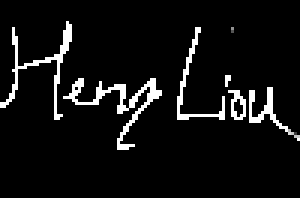
#> input picture sign.png, 100 x 66 px (shown 3 times larger)
$ python main.py   (older library calls are emulated)
#> lines starting #> are read from the running program, lines starting #| are printed output that depends on the picture; after the words box and inside, x2 and y2 are one past the last pixel; in counts of white or black regions, pixels touching at a corner belong together
import cv2
import numpy as np
from collections import deque
import matplotlib.pyplot as plt
name = 'pic3'
# 因為要讀透明層 所以unchanged
sign = cv2.imread('sign.png', cv2.IMREAD_UNCHANGED)
#> sign is the input picture: shape (66, 100, 4); mean B, G, R, A 16.9, 16.9, 16.9, 3.4
image = cv2.imread(f'{name}.jpg')
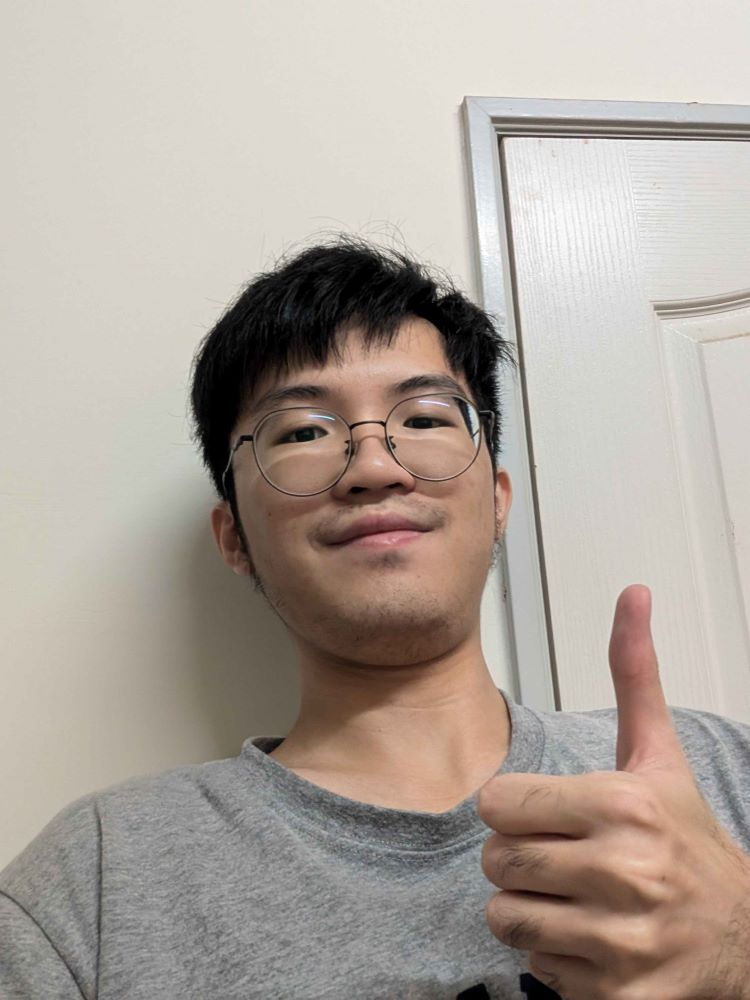
#> input picture pic3.jpg, 750 x 1000 px
#> image is the input picture: shape (1000, 750, 3); mean B, G, R 155.5, 164.1, 174
def canny_edge_detector(image):
     # 先轉灰階
    image = cv2.cvtColor(image, cv2.COLOR_RGB2GRAY)
#> image: shape (1000, 750)
    # 5x5 高斯模糊化
    image = cv2.GaussianBlur(image, (5, 5), 0)
    # 計算 Sobel X 和 Sobel Y 64F 因為可能會有負值
    sobelx = cv2.Sobel(image, cv2.CV_64F, 1, 0, ksize=3)
    sobely = cv2.Sobel(image, cv2.CV_64F, 0, 1, ksize=3)
    # 計算梯度幅值
    image = np.sqrt(sobelx**2 + sobely**2)
    # 計算梯度方向 arctan2 return 範圍[-π, π] tan < 0 = tan + 180
    gradient = np.arctan2(sobely, sobelx) * 180 / np.pi
    gradient[gradient < 0] += 180
    # 生成一個跟image大小相同的0陣列
    temp_image = np.zeros_like(image)
    # Non-maximum suppression
    for i in range(image.shape[0]):
        for j in range(image.shape[1]):
            if (0 <= gradient[i, j] < 22.5) or (157.5 < gradient[i, j] <= 180):
                if (j + 1 < image.shape[1] and image[i, j] > image[i, j + 1]) and (j - 1 >= 0 and image[i, j] > image[i, j - 1]):
                    temp_image[i, j] = image[i, j]
            elif (22.5 <= gradient[i, j] <= 67.5):
                if (i - 1 >= 0 and j - 1 >= 0 and image[i, j] > image[i - 1, j - 1]) and (i + 1 < image.shape[0] and j + 1 < image.shape[1] and image[i, j] > image[i + 1, j + 1]):
                    temp_image[i, j] = image[i, j]
            elif (67.5 < gradient[i, j] < 112.5):
                if (i - 1 >= 0 and image[i, j] > image[i - 1, j]) and (i + 1 < image.shape[0] and image[i, j] > image[i + 1, j]):
                    temp_image[i, j] = image[i, j]
            elif (112.5 <= gradient[i, j] <= 157.5):
                if (i - 1 >= 0 and j + 1 < image.shape[1] and image[i, j] > image[i - 1, j + 1]) and (i + 1 < image.shape[0] and j - 1 >= 0 and image[i, j] > image[i + 1, j - 1]):
                    temp_image[i, j] = image[i, j]
    image = temp_image
    # 雙門檻和連通成份分析 thresholding low,high
    low =  60
    high = 120
    # 連通成份分析
    queue = deque()
    # 紀錄強像素
    for i in range(0, image.shape[0]):
        for j in range(0, image.shape[1]):
            if image[i, j] >= high:
                image[i, j] = 255
                queue.append((i, j))
            elif image[i, j] < low:
                image[i, j] = 0
            else:
                image[i, j] = low
    while queue:
        x, y = queue.popleft()
        # 八連通
        for i in range(-1, 2):
            for j in range(-1, 2):
                if x + i < 0 or x + i >= image.shape[0] or y + j < 0 or y + j >= image.shape[1]:
                    continue
                # 連接到弱像素時，將弱像素設為強像素，並加入queue
                if image[x + i, y + j] == low:
                    image[x + i, y + j] = 255
                    queue.append((x + i, y + j))
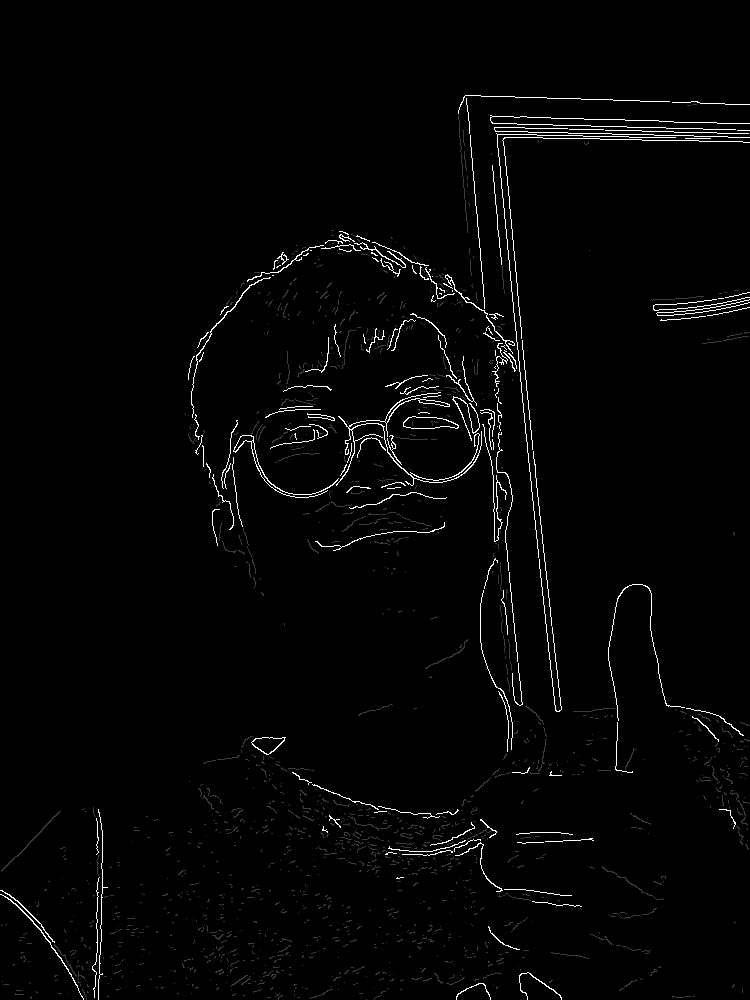
#> image: shape (1000, 750) float64; min 0, max 255, mean 4.7
    # 將非強像素設為0
    for i in range(image.shape[0]):
        for j in range(image.shape[1]):
            if image[i, j] != 255:
                image[i, j] = 0
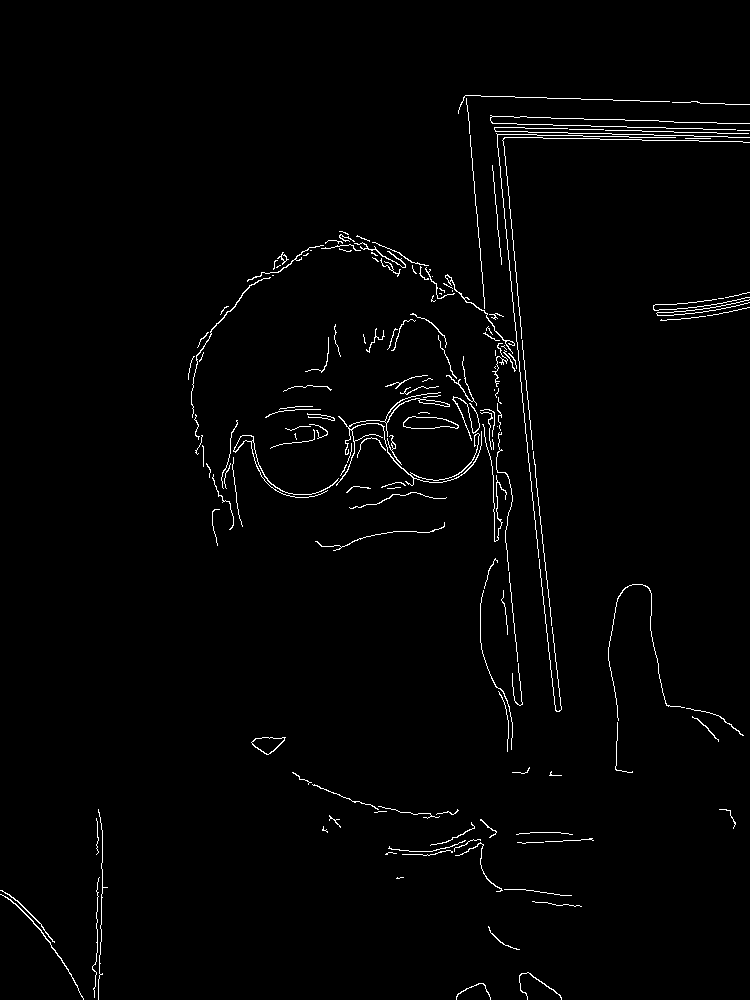
#> image: shape (1000, 750) float64; 1.6% white in thin lines or dots
    return image

def hough_lines(img,threshold):
    # 圖形x,y平面大小
#> called with threshold = 300
    height, width = img.shape[0], img.shape[1]
#> height = 1000; width = 750
    # p的最長值為最長邊長根號2 cos(45) + sin(45) = 2*(1/根號2)
    p = int(max(height, width) * np.sqrt(2))
#> p = 1414

    # rho範圍為-p到p，θ範圍為0到180
    max_rho = p
#> max_rho = 1414
    max_theta = 180

    # 紀錄ρθ平面初始化為0的累加器 size = (2 * max_rho + 1)* (max_theta + 1)
    accumulator = np.zeros((2 * max_rho + 1, max_theta + 1))

    # 掃x,y平面，不為零的點畫0 < ϴ < 180的線，記錄到ρθ平面的點
    for x in range(height):
        for y in range(width):
            if img[x][y] > 0:
                # 若x,y平面為線，轉換到ρθ平面的點 0 < ϴ < 180
                for t in range(0, max_theta + 1):
                    r = int(y * np.sin(np.deg2rad(t)) + x * np.cos(np.deg2rad(t)))
                    # 別只投剛好的，附近也投
                    if t + max_theta - 1 >= 0:
                        accumulator[r + max_rho][t - 1] += 1
                    if r + max_rho - 1 >= 0:
                        accumulator[r + max_rho - 1][t] += 1
                    if t + max_theta + 1 <= max_theta:
                        accumulator[r + max_rho][t + 1] += 1
                    if r + max_rho + 1 <= 2 * max_rho:
                        accumulator[r + max_rho + 1][t] += 1
                    accumulator[r + max_rho][t] += 1
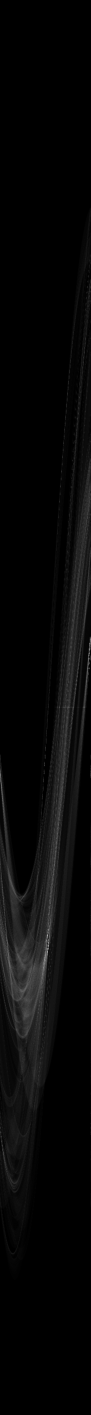
#> accumulator: shape (2829, 181) float64 (shown at 1/2 size); min 0, max 592, mean 17; drawn with min black and max white
    # θ和ρ的分布圖
    # 10x10 auto -> 方形 hot -> 大小顏色不同區分
    plt.figure(figsize=(10, 10))
    plt.imshow(accumulator, cmap='hot', extent=[0, max_theta, max_rho, -max_rho],aspect='auto')
    plt.title('accumulator')
    plt.xlabel('Theta (degrees)')
    plt.ylabel('Rho (pixels)')
    plt.savefig(f'accumulator_{name}.png')
    # 紀錄直線
    lines = []
    for r in range(2 * max_rho + 1):
        for t in range(max_theta + 1):
            # 根據ϴρ點轉換回xy平面直線
            if accumulator[r][t] > threshold:
                rho_val = r - max_rho
                theta_val = t
                x0 = rho_val * np.cos(np.deg2rad(theta_val))
                y0 = rho_val * np.sin(np.deg2rad(theta_val))
                # xcos(ϴ) + ysin(ϴ) = ρ ->  p cos(ϴ) ^ 2 + p sin(ϴ) ^ 2 = ρ
                # (x + 10000(sin(ϴ))cos(ϴ)) + (y - 10000(-cos(ϴ))sin(ϴ)) = ρ 劃出直線
                x1 = int(x0 + 10000 * (-np.sin(np.deg2rad(theta_val))))
                y1 = int(y0 + 10000 * np.cos(np.deg2rad(theta_val)))
                x2 = int(x0 - 10000 * (-np.sin(np.deg2rad(theta_val))))
                y2 = int(y0 - 10000 * np.cos(np.deg2rad(theta_val)))
                lines.append(((y1, x1), (y2, x2)))
    return lines
canny_image = canny_edge_detector(image)
# pic 1 threshold = 400 pic 2 threshold = 600 pic 3 threshold = 300
lines = hough_lines(canny_image,300)
#> lines = 100 items
# copy一份canny_image來進行操作 直接a = b在python陣列中會變動到原本的陣列
hough_image = canny_image.copy()
for line in lines:
    # 畫直線 (255, 255, 255)白色 2線寬
    cv2.line(hough_image, line[0], line[1], (255, 255, 255), 2)
#> this loop made 100 passes
#> line on passes 1 to 12: ((-10000, -46), (9996, 302)), ((-10000, -47), (9996, 301)), ((-10000, -48), (9996, 300)), ((-10000, -50), (9996, 298)), ((-10000, -51), (9996, 297)), ((-10000, -52), (9996, 296)), ((-9997, -233), (9989, 464)), ((-9997, -234), (9989, 463)), ((-9997, -235), (9989, 462)), ((-9997, -241), (9990, 456)), ((-9991, -419), (9980, 627)), ((-9991, -420), (9980, 626))
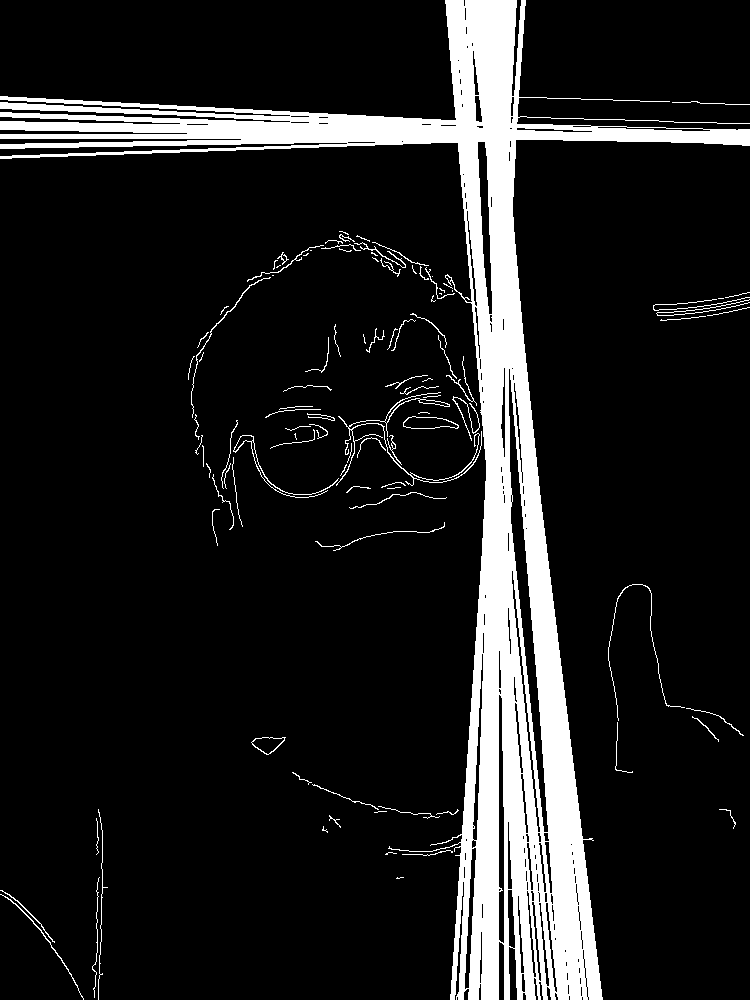
#> hough_image: shape (1000, 750) float64; 12.5% white; 105 white regions (32 under 20 px), largest, box (x1, y1, x2, y2) and area: (0, 0, 750, 1000) 86992, (336, 392, 482, 486) 788, (233, 435, 339, 498) 314
# 將sign加到canny_image和hough_image，透明度不為0的部分加到圖片上
for i in range(sign.shape[0]):
    for j in range(sign.shape[1]):
        if sign[i,j,3] != 0:
            canny_image[canny_image.shape[0] - sign.shape[0] + i - 1,canny_image.shape[1] - sign.shape[1] + j - 1] = sign[i,j,0]
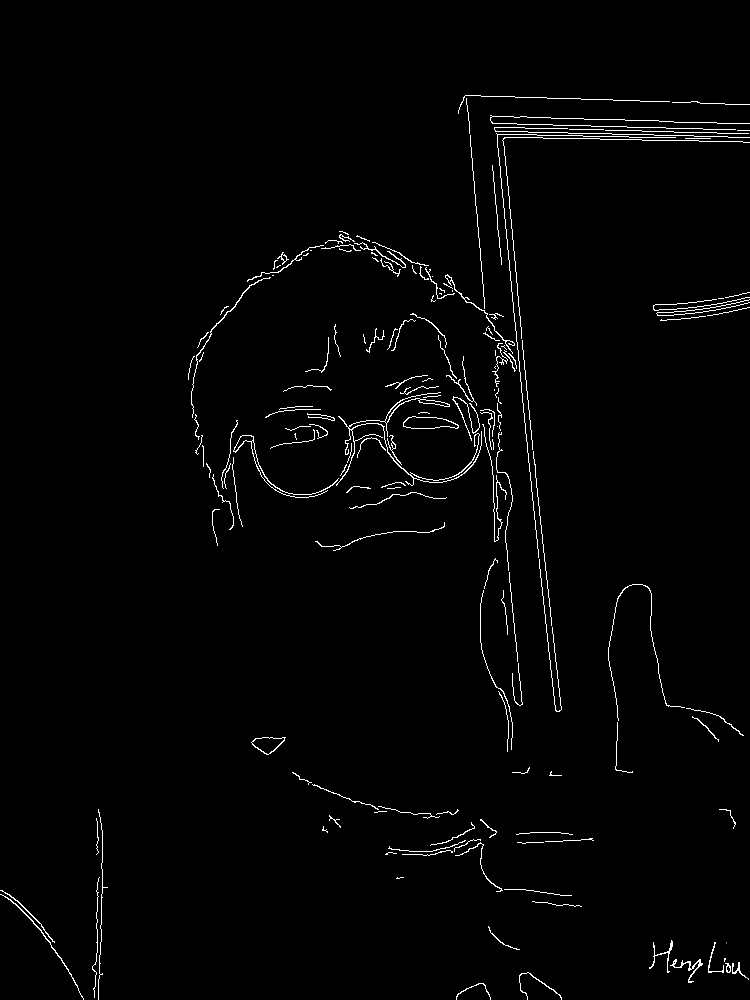
#> canny_image: shape (1000, 750) float64; 0.06% of pixels changed, all inside (x1, y1, x2, y2) = (649, 940, 749, 983)
for i in range(sign.shape[0]):
    for j in range(sign.shape[1]):
        if sign[i,j,3] != 0:
            hough_image[hough_image.shape[0] - sign.shape[0] + i - 1,hough_image.shape[1] - sign.shape[1] + j - 1] = sign[i,j,0]
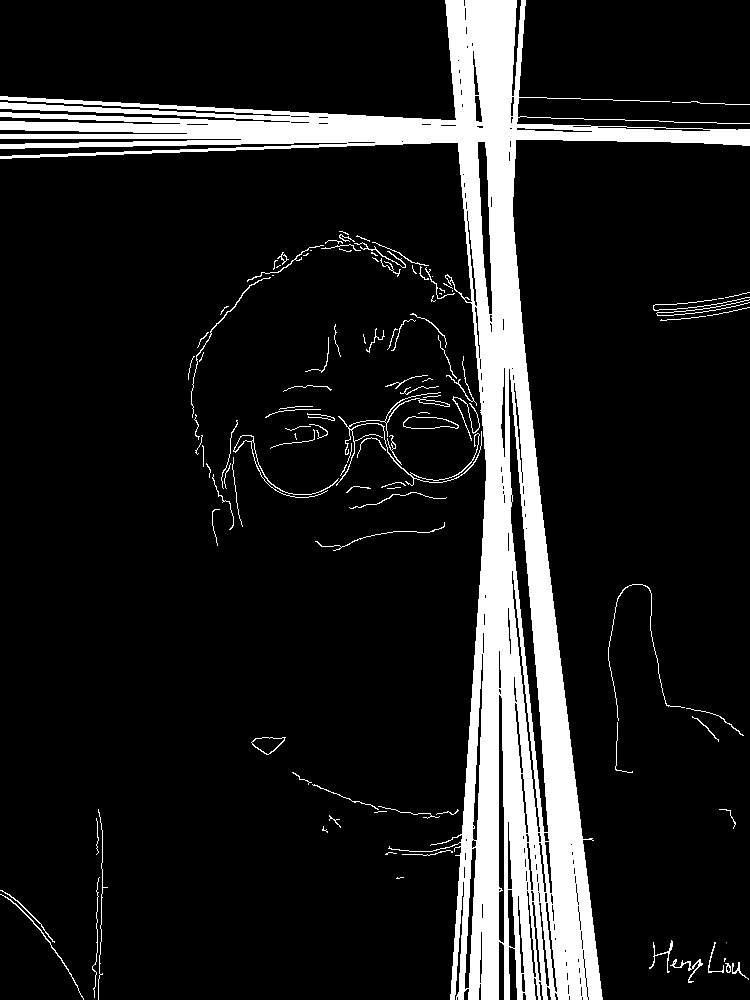
#> hough_image: shape (1000, 750) float64; 0.06% of pixels changed, all inside (x1, y1, x2, y2) = (649, 940, 749, 983)
cv2.imwrite(f'canny_image_{name}.png', canny_image)
cv2.imwrite(f'Hough Lines_{name}.png', hough_image)
